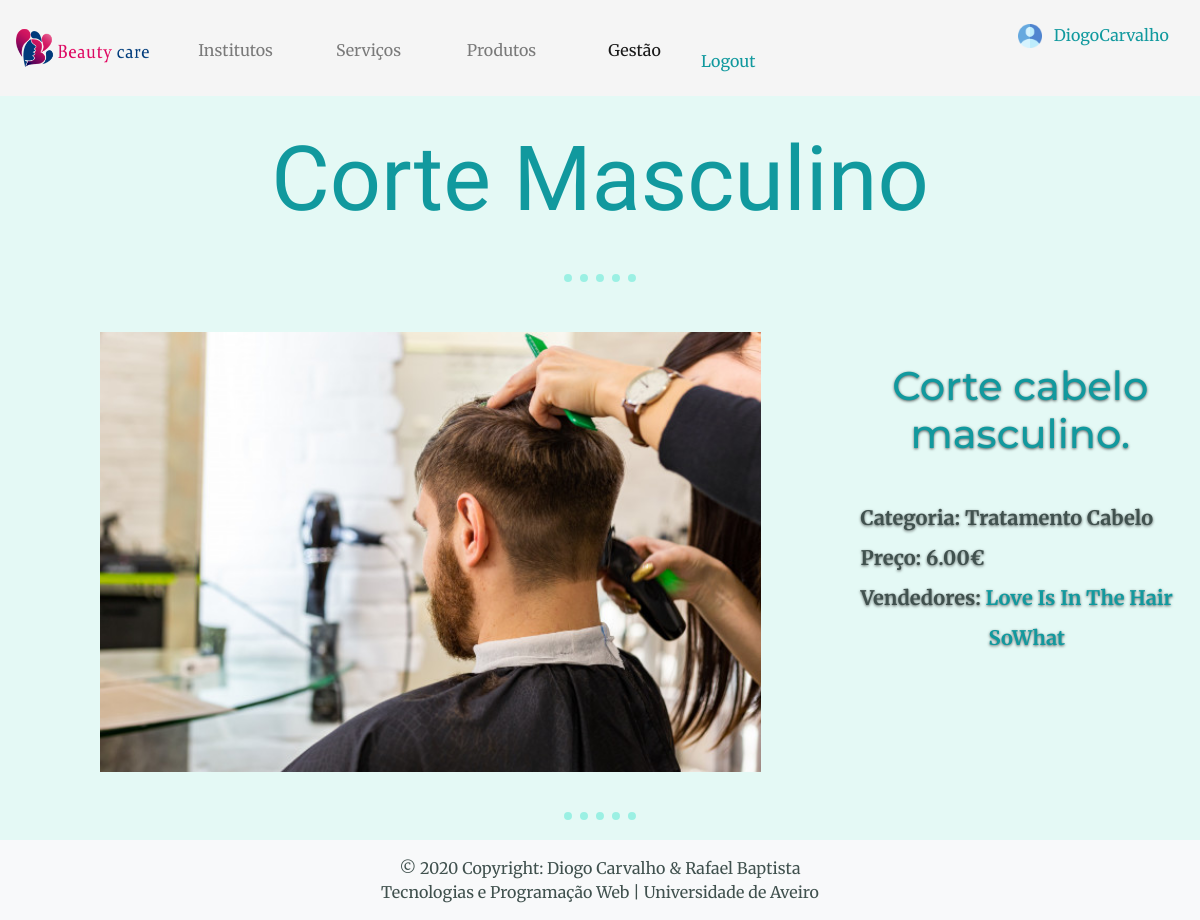
/servico/16/ (signed in), run on the app's committed database.
### app/models.py (models this page shows, shortened)
class Servico(models.Model):
    nome = models.CharField(max_length=40)
    descricao = models.CharField(max_length=150)
    preco = models.DecimalField(max_digits=6, decimal_places=2, default=Decimal('0'))
    categoria = models.ForeignKey(CategoriaServico, on_delete=models.CASCADE)
    foto = models.FileField(upload_to="static/images/servicos/")
    dono = models.ForeignKey(User, on_delete=models.CASCADE)
    instituto = models.ManyToManyField(Instituto)

class CategoriaServico(models.Model):
    nome = models.CharField(max_length=30)
    foto = models.FileField(upload_to="static/images/categoriasServicos/")

class Instituto(models.Model):
    nome = models.CharField(max_length=40)
    slogan = models.CharField(max_length=120)
    localizacao = models.CharField(max_length=100)
    email = models.EmailField()
    website = models.URLField()
    foto = models.FileField(upload_to="static/images/institutos/")
    dono = models.ForeignKey(User, on_delete=models.CASCADE)

### app/views.py (the view)
# urls.py: path('servico/<int:id>/', views.servico, name='servico'),
def servico(request, id):
    servico = Servico.objects.get(id=id)
    institutos = Instituto.objects.filter(servico=servico)
    return render(request, 'servico.html', {'servico':servico, 'institutos': institutos})

### app/templates/servico.html
{% extends "layout.html" %}
{% block content %}
        <h1 style="margin: 30px 0;"> {{ servico.nome }}</h1>
        <hr>
        <div class="zoom conteudo" style="height: 440px">
            <img src="/{{ servico.foto }}" style="float: left; margin-left: 100px; height: 440px; max-width: 800px">
            <div class="text-item" style="width: 90%; position: relative; left: 100px">
                <h2 style="padding-top: 20px; margin-bottom: 40px"> {{ servico.descricao }}</h2>
                <div style="text-align: left; line-height: 2; font-size: 20px">
                    <p> Categoria: {{ servico.categoria.nome }}</p>
                    <p> Preço: {{ servico.preco }}€</p>
                    <p> Vendedores:
                        {% for vendedor in institutos %}
                            <a href="/instituto/{{ vendedor.id }}">{{ vendedor.nome }}</a> <br> &nbsp; &nbsp; &nbsp;&nbsp; &nbsp; &nbsp; &nbsp; &nbsp; &nbsp; &nbsp; &nbsp; &nbsp; &nbsp; &nbsp;
                        {% endfor %}
                    </p>
                </div>
            </div>
        </div>
        <hr>
    {% endblock %}

### app/templates/layout.html (shortened to what this page needs)
<!DOCTYPE html>
<html lang="en">
<head>
    {% load static %}
    <link rel="stylesheet" href="https://maxcdn.bootstrapcdn.com/bootstrap/4.0.0/css/bootstrap.min.css">
    <link rel="stylesheet" href="{% static 'css/styles.css'%}">
</head>
<body>
 <nav class="navbar navbar-expand-lg navbar-light " style="background: whitesmoke;">
        <a href="/"><img style="height: 80px; width: 133px; margin-right: 20px" src="/static/images/logo2.png"></a>
      <div class="collapse navbar-collapse" id="navbarSupportedContent">
    <ul class="navbar-nav mr-auto">
      <li class="nav-item">
        <a class="nav-link" href="/listaInstitutos" style="width: 133px; height: 80px; padding-top: 30px">Institutos</a>
      </li>
      <li class="nav-item">
        <a class="nav-link" href="/listaServicos/" style="width: 133px; height: 80px; padding-top: 30px">Serviços</a>
      </li>
      <li class="nav-item">
        <a class="nav-link" href="/listaProdutos/" style="width: 133px; height: 80px; padding-top: 30px">Produtos</a>
      </li>
      {% if user.is_authenticated %}
        <li class="nav-item">
            <div class="dropdown show">
              <a style="width: 133px; height: 80px; padding-top: 30px" class="nav-link" href="#" role="button" id="dropdownMenuLink" data-toggle="dropdown" aria-haspopup="true" aria-expanded="false">
                Gestão
              </a>
            </div>
        </li>
      {% endif  %}
    </ul>
    {% if user.is_authenticated %}
        <ul class="nav navbar-nav navbar-right" >
            <li style="text-align: right;"><a href="/account">
                <img src="/static/images/user.png" style="width: 5%">
                <span class="glyphicon glyphicon-log-in">&nbsp;</span>
                {{ user.username }}
                <span class="glyphicon glyphicon-log-in">&nbsp; &nbsp;</span>
            </a></li>
            <li style="text-align: right; margin-top: 0.25%"><a href="/logout" >
                Logout
            </a></li>
        </ul>
    {% endif %}
  </div>
    </nav>
    {% block content %}
    {% endblock %}
    <footer style="margin-top: 50px; position: fixed; width: 100%; bottom: 0px; left: 0px">
      <div class="footer-copyright text-center py-3 bg-light">© 2020 Copyright: Diogo Carvalho & Rafael Baptista
        <p>Tecnologias e Programação Web | Universidade de Aveiro</p>
      </div>
    </footer>
</body>
</html>

### app/static/css/styles.css (style rules this page uses)
body { background-color: #e4f9f5; color: #40514E; margin: 0; text-align: center; font-family: 'Merriweather', serif; }
h1 { color: #11999e; font-family: 'Sacramento', cursive; font-size: 5.625rem; margin-top: 40px; margin-bottom: 0; }
h2 { color: #11999e; font-family: 'Montserrat', sans-serif; font-size: 2.5rem; margin-top: 10px; margin-bottom: 10px; margin-block-end: 0; }
a { color: #11999e; }
p { margin-block-start: 0; margin-block-end: 0; }
hr { margin: 40px auto 50px; border-style: none; border-top-style: dotted; border-width: 8px; width: 6%; border-color: #30e3ca; opacity: 0.4; }
.zoom { overflow: hidden; }
.zoom img { max-width: 100%; -moz-transition: all 0.3s; -webkit-transition: all 0.3s; transition: all 0.3s; }
.text-item { line-height: 2; position: absolute; left: 5%; right: 5%; bottom: 20px; z-index: 10; padding-top: 20px; padding-bottom: 20px; text-align: center; font-weight: 700; text-shadow: 0 1px 3px rgba(0,0,0,0.6); }

### data on the page
Servico: nome "Corte Masculino", foto (picture), descricao "Corte cabelo masculino.", categoria.nome "Tratamento Cabelo", preco "6.00"
Instituto: nome "Love Is In The Hair"
Instituto: nome "SoWhat"

### other printed values
{{ user.username }} "DiogoCarvalho"
